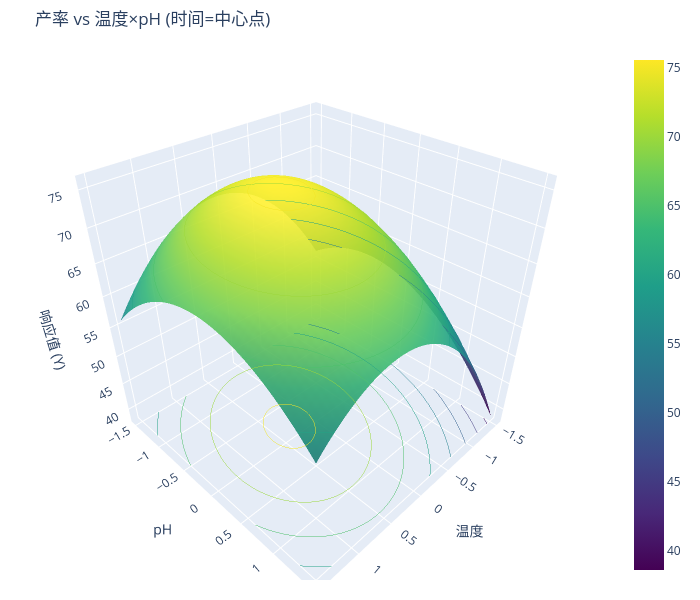

Here is the notebook cell this chart was saved with:
### Markdown cell above
## 5. 响应面可视化

### Code cell
viz.surface_3d(0, 1, title="产率 vs 温度×pH (时间=中心点)")

### Figure 1 — Plotly figure (JSON) as saved in the notebook; plotly's stock layout.template omitted (floating-point values rounded to 4 significant figures; data arrays with more than 128 entries replaced by an {"elided": "..."} marker saying what was removed)
{"data": [{"colorscale": [[0, "#440154"], [0.1111, "#482878"], [0.2222, "#3e4989"], [0.3333, "#31688e"], [0.4444, "#26828e"], [0.5556, "#1f9e89"], [0.6667, "#35b779"], [0.7778, "#6ece58"], [0.8889, "#b5de2b"], [1, "#fde725"]], "contours": {"z": {"highlightcolor": "white", "project": {"z": true}, "show": true, "usecolormap": true}}, "opacity": 0.9, "type": "surface", "x": [-1.5, -1.439, -1.378, -1.316, -1.255, -1.194, -1.133, -1.071, -1.01, -0.949, -0.8878, -0.8265, -0.7653, -0.7041, -0.6429, -0.5816, -0.5204, -0.4592, -0.398, -0.3367, -0.2755, -0.2143, -0.1531, -0.09184, -0.03061, 0.03061, 0.09184, 0.1531, 0.2143, 0.2755, 0.3367, 0.398, 0.4592, 0.5204, 0.5816, 0.6429, 0.7041, 0.7653, 0.8265, 0.8878, 0.949, 1.01, 1.071, 1.133, 1.194, 1.255, 1.316, 1.378, 1.439, 1.5], "y": [-1.5, -1.439, -1.378, -1.316, -1.255, -1.194, -1.133, -1.071, -1.01, -0.949, -0.8878, -0.8265, -0.7653, -0.7041, -0.6429, -0.5816, -0.5204, -0.4592, -0.398, -0.3367, -0.2755, -0.2143, -0.1531, -0.09184, -0.03061, 0.03061, 0.09184, 0.1531, 0.2143, 0.2755, 0.3367, 0.398, 0.4592, 0.5204, 0.5816, 0.6429, 0.7041, 0.7653, 0.8265, 0.8878, 0.949, 1.01, 1.071, 1.133, 1.194, 1.255, 1.316, 1.378, 1.439, 1.5], "z": {"elided": "50x50 float values"}}], "layout": {"height": 600, "margin": {"b": 20, "l": 20, "r": 20, "t": 50}, "scene": {"xaxis": {"title": {"text": "温度"}}, "yaxis": {"title": {"text": "pH"}}, "zaxis": {"title": {"text": "响应值 (Y)"}}}, "title": {"text": "产率 vs 温度×pH (时间=中心点)"}, "width": 700}}
